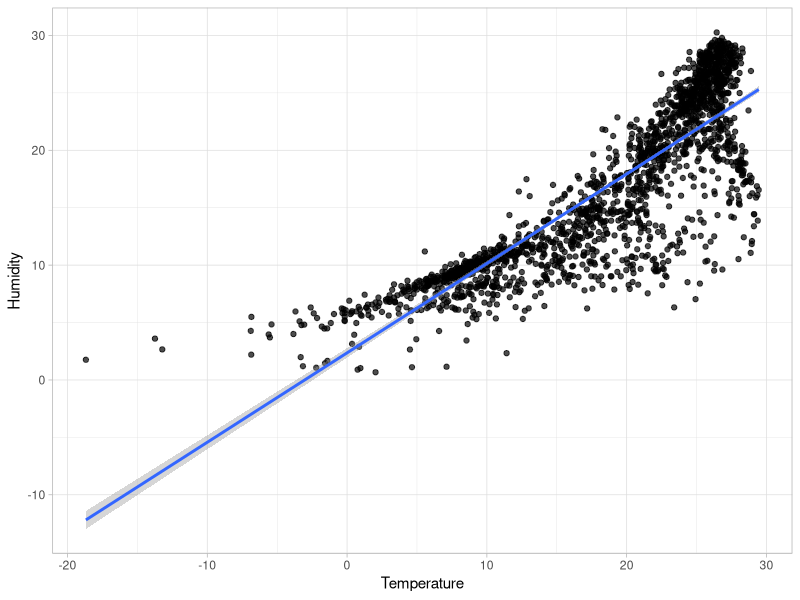
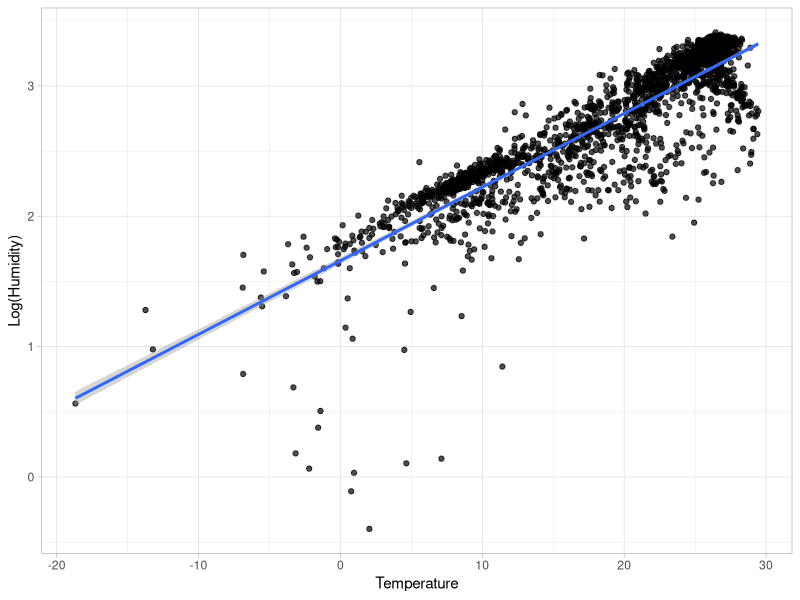

Reproduce these figures in R, in order.
## ---- chunk 1
#| echo: false
#| message: false
#| warning: false

library(tidyverse)

library(MatchIt)


theme_set(theme_light())

set.seed(111)

options(scipen=7)

## ---- chunk 2

d <- read_csv("dengue.csv")

## ---- chunk 3

m1 <- lm(NoYes ~ humid + temp,
         data = d)

summary(m1)

## ---- chunk 4

m2 <- glm(NoYes ~ humid + temp,
         data = d,
         family = "binomial")

summary(m2)

## ---- chunk 5
library(sandwich)
library(lmtest)

d <- d |> 
  drop_na(humid)

m3 <- lm(humid ~ temp,
        data = d)

ggplot(aes(x = temp,
           y = humid),
       data = d) +
  geom_point(alpha = .7) + 
  geom_smooth(method = "lm") + 
  labs(x = "Temperature",
       y = "Humidity")

## ---- chunk 6

summary(m3)

## ---- chunk 7

coeftest(m3, vcov. = vcovHC(m3, type = "HC0"))

## ---- chunk 8

m4 <- lm(log(humid) ~ temp,
        data = d)

ggplot(aes(x = temp,
           y = log(humid)),
       data = d) +
  geom_point(alpha = .7) + 
  geom_smooth(method = "lm") + 
  labs(x = "Temperature",
       y = "Log(Humidity)")

## ---- chunk 9

coeftest(m4, vcov. = vcovHC(m3, type = "HC0"))
